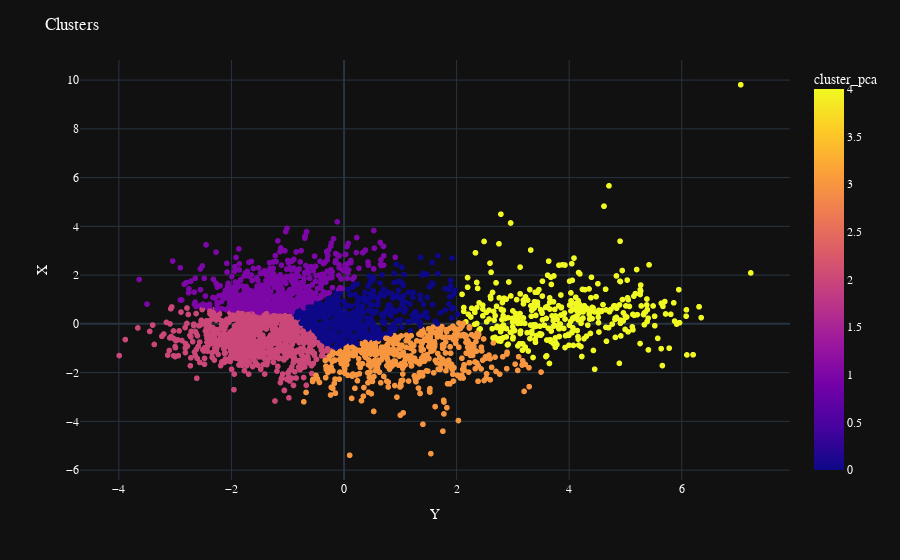

The cell this chart's notebook holds for it:
### Markdown cell above
# plotando o clustering

### Code cell
fig = px.scatter(data_frame = projection, template = 'plotly_dark', x = 'x', y = 'y', color = 'cluster_pca', hover_data = ['x', 'y', 'generos'])

fig.update_layout(
    title = {
        'text': 'Clusters'},
    yaxis_title = 'X',
    xaxis_title = 'Y',
    font_family = 'Arial',
    font_color = 'White',
    title_font_family = 'Arial',
    title_font_color = 'White')

fig.show()

### Figure 1 — Plotly figure (JSON) as saved in the notebook; plotly's stock layout.template omitted (floating-point values rounded to 4 significant figures; data arrays with more than 128 entries replaced by an {"elided": "..."} marker saying what was removed)
{"data": [{"customdata": {"elided": "2973x1 str values"}, "hovertemplate": "x=%{x}<br>y=%{y}<br>generos=%{customdata[0]}<br>cluster_pca=%{marker.color}<extra></extra>", "legendgroup": "", "marker": {"color": {"elided": "2973 int values"}, "coloraxis": "coloraxis", "symbol": "circle"}, "mode": "markers", "name": "", "showlegend": false, "type": "scattergl", "x": {"elided": "2973 float values"}, "xaxis": "x", "y": {"elided": "2973 float values"}, "yaxis": "y"}], "layout": {"coloraxis": {"colorbar": {"title": {"text": "cluster_pca"}}, "colorscale": [[0, "#0d0887"], [0.1111, "#46039f"], [0.2222, "#7201a8"], [0.3333, "#9c179e"], [0.4444, "#bd3786"], [0.5556, "#d8576b"], [0.6667, "#ed7953"], [0.7778, "#fb9f3a"], [0.8889, "#fdca26"], [1, "#f0f921"]]}, "font": {"color": "White", "family": "Arial"}, "legend": {"tracegroupgap": 0}, "margin": {"t": 60}, "title": {"font": {"color": "White", "family": "Arial"}, "text": "Clusters"}, "xaxis": {"anchor": "y", "domain": [0, 1], "title": {"text": "Y"}}, "yaxis": {"anchor": "x", "domain": [0, 1], "title": {"text": "X"}}}}
